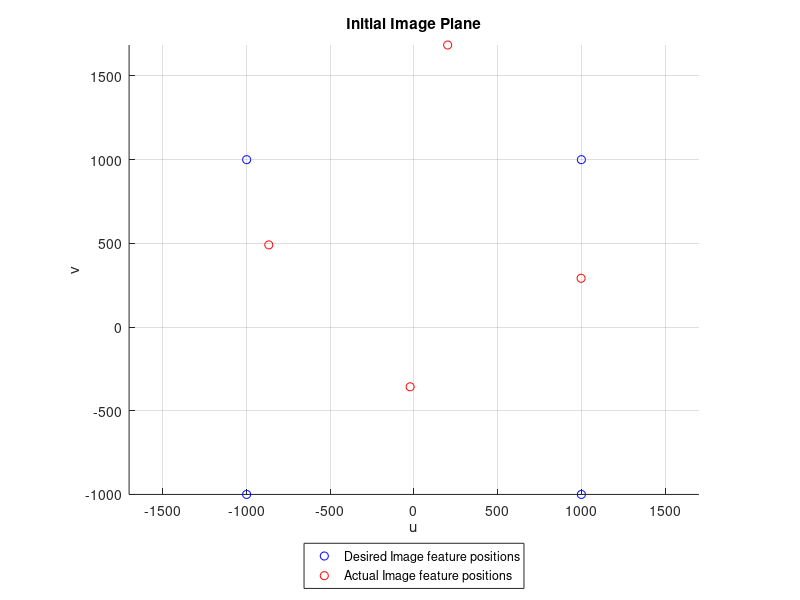
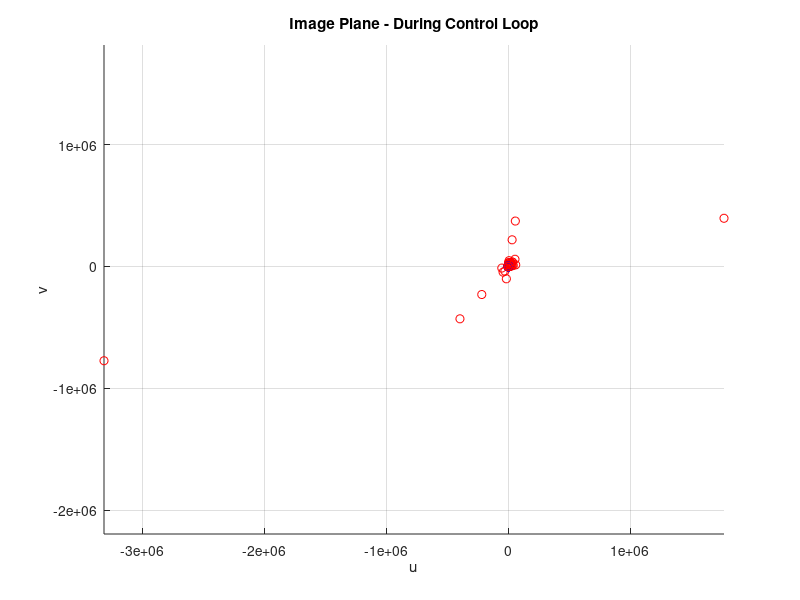
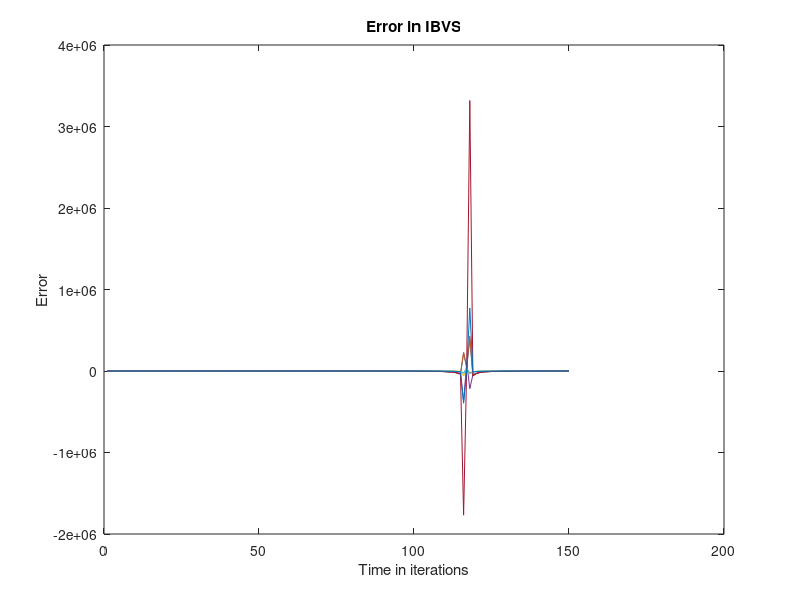
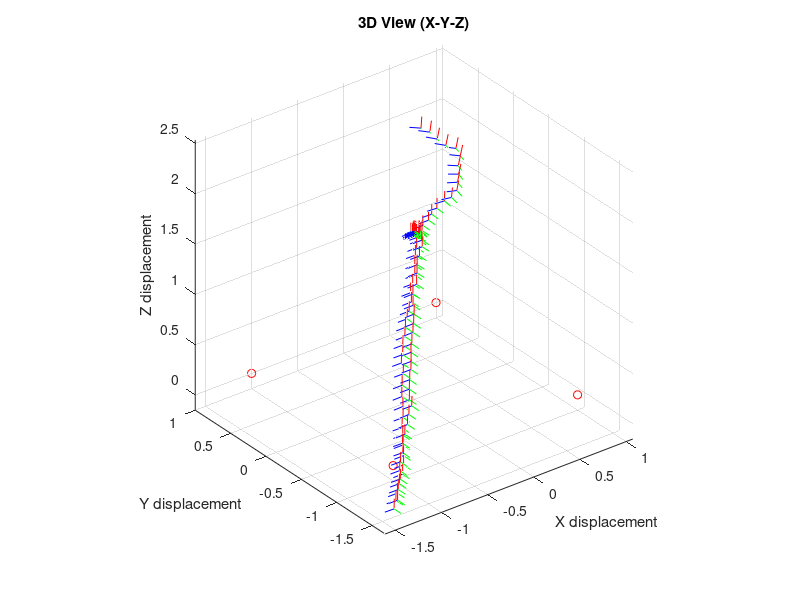

The MATLAB source for these figures, in order:
function visual_servoing_simulation_visp_improvements()
% IBVS demo in matlab, approximates depth Z
% + has guassian noise for motion + uses visp ideas:
%Written by Andrew Razjigaev 2017

clc
close all

%initialise simulator
%position the four target dots:
target_points = [ 1, 1, 0;
    -1, 1, 0;
    -1,-1, 0;
    1,-1, 0];

%Camera initial pose
x = 0.3; y = 0.3; z = 2.3; thr = -pi/10; thp = pi/10; thy = 0.8*pi;

%x = -0.3; y = -0.3; z = 2.5; thr = pi/10; thp = -pi/10; thy = 0.4*pi;
%World_T_Camera = txyz(-0.2,0.2,1);
%World_T_Camera(1:3,1:3) = Rz(-0.6)*Ry(0.3)*Rx(-0.1);

%x = -0.2; y = 0.2; z = 1; thr = -0.1; thp = 0.3; thy = -0.6;

Camera_pose = [x,y,z,thr,thp,thy];

%Z approximator: notice measured in negative axis
Z = -1.5;
inv_Z = 1/Z;

%desired image position of the four target dots:
desired_image_points = [ 1000, 1000;
    -1000, 1000;
    -1000,-1000;
    1000,-1000];
P_desired = [desired_image_points(1,:)'; desired_image_points(2,:)';
    desired_image_points(3,:)'; desired_image_points(4,:)'];

%Initial Picture:
%Take picture:
[image_features,~] = take_picture_perspective(Camera_pose,target_points);
figure(1);
clf
grid on; axis equal; hold on
plot(desired_image_points(:,1),desired_image_points(:,2),'bo')
hold on
plot(image_features(:,1),image_features(:,2),'ro')
title('Initial Image Plane')
xlabel('u')
ylabel('v')
legend('Desired Image feature positions','Actual Image feature positions','Location','southoutside')

%Vectors to record data:
error_graph =[];
x_graph = x; y_graph = y; z_graph = z; roll_graph = thr; pitch_graph = thp;
yaw_graph = thy;

%Control Loop
time_end = 150;
for i = 1:time_end
    
    %Take picture:
    [image_features,Jt,Jw] = take_picture_perspective(Camera_pose,target_points);
    figure(2);
    grid on; axis equal; hold on
    plot(desired_image_points(:,1),desired_image_points(:,2),'bo')
    hold on
    plot(image_features(:,1),image_features(:,2),'ro')
    title('Image Plane - During Control Loop')
    xlabel('u')
    ylabel('v')
    
    %Control Law
    p = [image_features(1,:)'; image_features(2,:)';
        image_features(3,:)'; image_features(4,:)'];
    %Lambda = 0.02; % Without adaptive gain
    error = (P_desired - p);
    
    %Unite Jacobian
    Jp = [(Jt*inv_Z) Jw];
    
    %adaptive gain
    Lambda = Adaptive_gain(Jp,4,0.4,30);
    Jp_pseudo = pinv(Jp);
    vel = Lambda*Jp_pseudo*error;
    Vmax = 0.05;
    
    %limit the magnitude:
    for j=1:6
        if abs(vel(j))>Vmax
            vel(j) = Vmax*(vel(j)/abs(vel(j)));
        end
    end

    %limit the magnitude
%    if norm(vel)>Vmax
%        vel = Vmax*vel/norm(vel);
%    end
    
    %Update the Camera movement:
    %Get the change
    %Note the image flow reversion x-y needs to be negative for converging
    dx = -vel(1); dy = -vel(2); dz = vel(3); dthr = -vel(4);
    dthp = -vel(5); dthy = vel(6);
    
    %Get the current:
    x = Camera_pose(1); y = Camera_pose(2); z = Camera_pose(3);
    thr = Camera_pose(4); thp = Camera_pose(5); thy = Camera_pose(6);
    
    %Movement noise 1 cm of error
    noise = 0.01*randn(1,6);
    
    %%Integrate the position
    Camera_pose = [x+dx,y+dy,z+dz,thr+dthr,thp+dthp,thy+dthy]+noise;
    
    %Approximate new Z:
    v = [dx; dy; dz]; w = [dthr; dthp; dthy];
    J = Jt*v;
    d_inv_Z = J\(P_desired -Jw*w);
    dZ = 1/d_inv_Z;
    Z = Z + Lambda*dZ;
    inv_Z = 1/Z;
    
    %Store error
    error_graph = [error_graph, error];
    
    %Store the position
    x_graph = [x_graph; Camera_pose(1)]; y_graph = [y_graph; Camera_pose(2)];
    z_graph = [z_graph; Camera_pose(3)]; roll_graph = [roll_graph; Camera_pose(4)];
    pitch_graph = [pitch_graph; Camera_pose(5)];
    yaw_graph = [yaw_graph; Camera_pose(6)];
end

%FIGURES******
%Error Figure
figure(3)
plot(1:time_end,error_graph)
title('Error in IBVS')
xlabel('Time in iterations')
ylabel('Error')

% %X-Y movement figure
% figure(4)
% grid on; axis equal; hold on
% for i = 1:length(x_graph)
%     plot_coord(x_graph(i),y_graph(i),yaw_graph(i),0.1,'b-','g-')
% end
% %plot(x_graph,y_graph,'k+')
% hold on
% plot(target_points(:,1),target_points(:,2),'ro')
% title('Above View (X-Y)')
% xlabel('X displacement')
% ylabel('Y displacement')
% legend('X axis','Y axis')
% 
% %X-Z movement figure
% figure(5)
% grid on; axis equal; hold on
% for i = 1:length(x_graph)
%     plot_coord(x_graph(i),z_graph(i),pitch_graph(i),0.1,'b-','r-')
% end
% %plot(x_graph,z_graph,'k*')
% hold on
% plot(target_points(:,1),target_points(:,3),'ro')
% title('Front View (X-Z)')
% xlabel('X displacement')
% ylabel('Z displacement')
% legend('X axis','Z axis')
% 
% %Y-Z movement figure
% figure(6)
% grid on; axis equal; hold on
% for i = 1:length(y_graph)
%     plot_coord(y_graph(i),z_graph(i),roll_graph(i),0.1,'g-','r-')
% end
% %plot(y_graph,z_graph,'k*')
% hold on
% plot(target_points(:,1),target_points(:,3),'ro')
% title('Side View (Y-Z)')
% xlabel('Y displacement')
% ylabel('Z displacement')
% legend('Y axis','Z axis')

%3D PLOT OF VISUAL SERVO TRAJECTORY!!!!!
figure('Name','Task Space','units','normalized','outerposition',[0 0 1 1])
%figure(7)
plot3(target_points(:,1),target_points(:,2),target_points(:,3),'ro')
hold on
%plot3(x_graph,y_graph,z_graph,'k+')
for i = 1:length(x_graph)
    plot_coord3(x_graph(i),y_graph(i),z_graph(i),roll_graph(i),pitch_graph(i),yaw_graph(i),0.1,'b-','g-','r-');
end
title('3D View (X-Y-Z)')
xlabel('X displacement')
ylabel('Y displacement')
zlabel('Z displacement')
axis equal
grid on

end

%Adaptive Gain
function Lambda = Adaptive_gain(Jp,L0,Linf,L_dot0)
x = norm(Jp,inf);
a = L0 - Linf;
b = L_dot0/a;
c = Linf;
Lambda = a*exp(-b*x)+c;
end

%PLOTTING FUNCTIONS
function plot_coord(x,y,theta,axis_length,X_colour,Y_colour)
%Axis Lengths of the axes on the robot coordinate frame
px = [axis_length; 0; 1]; py = [0; axis_length; 1];
%Homogeneous transform of the axes
transform = [ cos(theta) -sin(theta) x;
    sin(theta) cos(theta) y;
    0 0 1];
%Computed points of axes:
px_point = transform*px;
py_point = transform*py;
%X axis
plot([x; px_point(1)], [y; px_point(2)], X_colour)
hold on
%Y axis
plot([x; py_point(1)], [y; py_point(2)], Y_colour)
hold on
end

%TRANSFORMATION FUNCTIONS:
%Rotation matrices
function [R_z] = Rotz(th)
R_z = [cos(th) -sin(th) 0;
    sin(th) cos(th) 0;
    0 0 1];
end
function [R_y] = Roty(th)
R_y = [cos(th) 0 sin(th) ;
    0 1 0;
    -sin(th) 0 cos(th)];
end
function [R_x] = Rotx(th)
R_x = [1 0 0;
    0 cos(th) -sin(th);
    0 sin(th) cos(th)];
end

function [transformation] = pose_transform(pose_vector)
%Extract pose elements
x = pose_vector(1); y = pose_vector(2); z = pose_vector(3);
thr = pose_vector(4); thp = pose_vector(5); thy = pose_vector(6);
%Compute the Rotation:
Rx = Rotx(thr); Ry = Roty(thp); Rz = Rotz(thy);
R = Rx*Ry*Rz;
% Compute the t distance
t = [x; y; z];
%Compute the transform
transformation = [ R, t;
    zeros(1,3) 1];
end

%3D plot coordinate system function
function plot_coord3(x,y,z,roll,pitch,yaw,axis_length,X_colour,Y_colour,Z_colour)
%Axis Lengths of the axes on the robot coordinate frame
px = [axis_length; 0; 0; 1]; py = [0; axis_length; 0; 1]; pz = [0; 0; axis_length; 1];
%Homogeneous transform of the axes
transform = [Rotx(roll)*Roty(pitch)*Rotz(yaw) [x , y, z]'; zeros(1,3) 1];
%Computed points of axes:
px_point = transform*px; py_point = transform*py; pz_point = transform*pz;
%X axis
plot3([x; px_point(1)], [y; px_point(2)], [z; px_point(3)], X_colour)
hold on
%Y axis
plot3([x; py_point(1)], [y; py_point(2)], [z; py_point(3)], Y_colour)
hold on
%Z axis
plot3([x; pz_point(1)], [y; pz_point(2)], [z; pz_point(3)], Z_colour)
hold on
end

%CAMERA MODEL
function [image_features,Jt,Jw] = take_picture_perspective(camera_pose,points)
%Camera model, perspective
% provided that points [x y z] are in world frame,
% this find the points relative to camera pose [x,y,z,th...]
%Find World to Camera transform
W_T_c = pose_transform(camera_pose);
%Focal and pixel dimensions
f = 0.015; pu =10*10^-6; pv = pu; %pw = 10^-6; ph = 10^-6;
%f = 1; pw = 1; ph = 1;
uo = 0; vo = 0;
%intrinsic features
%camera matrix
cam_mat = [f 0 0 0;
    0 f 0 0;
    0 0 1 0];
%Image plane K
K = [(1/pu) 0 uo;
    0 (1/pv) vo;
    0 0 1];
%initialise output
image_features = zeros(4,2);
image_Jacobian = zeros(8,6);
for i = 1:length(points)
    %Extract homogenous
    W_P = [points(i,:) 1]';
    %Find camera to point distance
    C_P = (W_T_c) \ W_P;
    %Z = C_P(3);
    %Camera Model
    p_ = K*cam_mat*C_P;
    %convert out of homogeneous
    p = p_/p_(3);
    u = p(1);
    v = p(2);
    %image_features = [image_features; u, v];
    image_features(i,:) = [u,v];
    %Compute the image jacobian for that point:
    image_Jacobian(((2*i)-1):(2*i),:) = [-f/(pu) 0 u (pu*u*v)/f -(f^2 + pu^2 * u^2)/(pu*f) v;
        0 -f/(pv) v (f^2 + pv^2 * v^2)/(pv*f) -(pv*u*v)/f -u];
end

%Split the Jacobian:
Jt = image_Jacobian(:,1:3);
Jw = image_Jacobian(:,4:6);
end